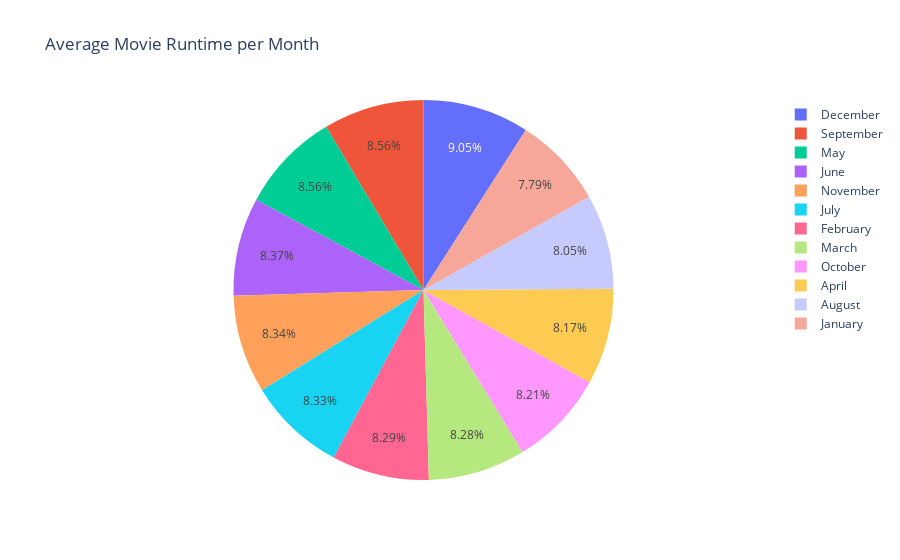

Notebook code for this chart:
### Markdown cell above
(e) Checking the average runtime per month

### Code cell
pie_chart(new_m)

### Figure 1 — Plotly figure (JSON) as saved in the notebook; plotly's stock layout.template omitted (floating-point values rounded to 4 significant figures)
{"data": [{"domain": {"x": [0, 1], "y": [0, 1]}, "hovertemplate": "release_month=%{label}<br>runtime=%{value}<extra></extra>", "labels": ["April", "August", "December", "February", "January", "July", "June", "March", "May", "November", "October", "September"], "legendgroup": "", "name": "", "showlegend": true, "type": "pie", "values": [99.92, 98.46, 110.7, 101.4, 95.31, 101.9, 102.3, 101.3, 104.7, 102.1, 100.4, 104.8]}], "layout": {"legend": {"tracegroupgap": 0}, "title": {"text": "Average Movie Runtime per Month"}}}
